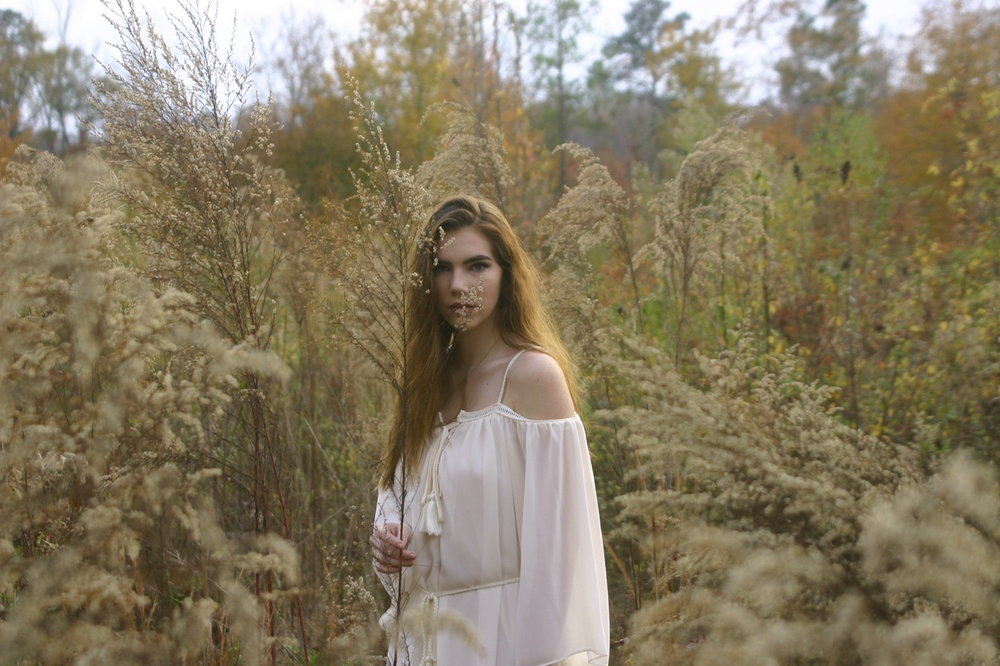
#> input picture Computer Vision Photo/1.jpg, 1000 x 666 px, shrunk from 1400 x 933 before the run, found by its file name
$ jupyter execute 'Лабораторная работа 4 Panov.ipynb'   (shell and % lines are left out)   (older library calls are emulated)
#> lines starting #> are read from the running program, lines starting #| are printed output that depends on the picture
# Лабораторная 4. Пространственная фильтрация

Выполнить улучшение изображения по описанию (Гонсалес п.3.8 или 3.7 (зависит от года издания), кратко в презентации)

[cell 1]
import cv2
from matplotlib import pyplot as plt
import numpy as np
from __future__ import print_function
from ipywidgets import interact, interactive, fixed, interact_manual
import ipywidgets as widgets

# Функция вывода изображения

[cell 2]
def showImage(images, size = 15, colorMap = 'gray'):
    countImages = len(images)
    #size *= countImages
    pic_box = plt.figure(figsize=(size, size * countImages))
    for i, image in enumerate(images):
        pic_box.add_subplot(countImages, 2, i+1)
        plt.imshow(image)
        plt.set_cmap(colorMap)
        plt.subplots_adjust(wspace=0, hspace=0.1)
        plt.axis('off')
    plt.show()

# Загрузка исходного изображения

[cell 3]
imageSrs = cv2.imread("1.jpg")
#> imageSrs is the input picture: shape (666, 1000, 3); mean B, G, R 98.3, 123.3, 134.1

[cell 4]
from ipywidgets import interact, interactive, fixed, interact_manual
import ipywidgets as widgets

# a) Полный снимок скелета, полученный с помощью гамма-лучей

[cell 5]
showImage([imageSrs])
#> in showImage, `countImages = len(images)`: countImages = 1
#> the loop in showImage, `for i, image in enumerate(images):` made 1 pass

# Преобразование исходного в серый цвет

[cell 6]
grayImage = cv2.cvtColor(imageSrs, cv2.COLOR_BGR2GRAY)
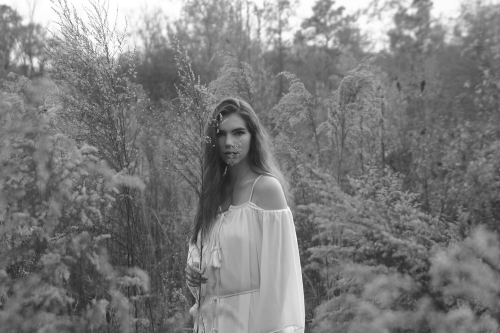
#> grayImage: shape (666, 1000) (shown at 1/2 size); min 22, max 255, mean 123.7

# б) Применение оператора лапласиана к изображению (а) (филтр с помощью ядра)

# Ядро для фильтра

[cell 7]
kernel1 = np.array([[-1, -1, -1],[-1, 8, -1],[-1, -1, -1]])

[cell 8]
filtered = cv2.filter2D(grayImage, 6, kernel1)

# в) Повышение резкости сложением изображений (а) и (б)

[cell 9]
sumGrayAndFiltered = grayImage + filtered

# г) Применение градиентного оператора Собела к изображению (а)

[cell 10]
sobelx = cv2.Sobel(grayImage, cv2.CV_64F, 1, 0)
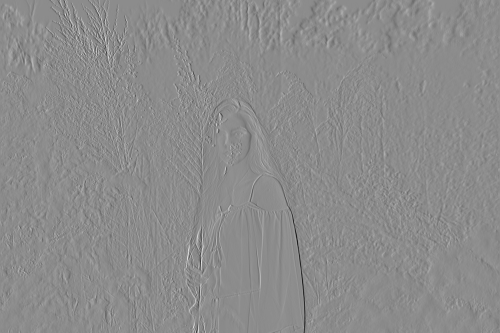
#> sobelx: shape (666, 1000) float64 (shown at 1/2 size); min -784, max 643, mean -0.1; drawn with min black and max white
sobely = cv2.Sobel(grayImage, cv2.CV_64F, 0, 1)

sobelx = cv2.convertScaleAbs(sobelx)
sobely = cv2.convertScaleAbs(sobely)
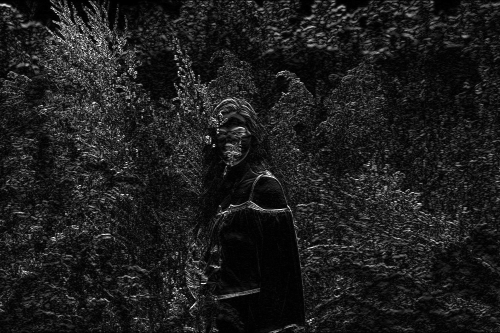
#> sobely: shape (666, 1000) (shown at 1/2 size); min 0, max 255, mean 29.3

sobelxy = cv2.addWeighted(sobelx, 1, sobely, 1, 1)

# д) Изображение (г), сглаженное усредняющим фильтром по окрестности 5×5

[cell 11]
bluredSobel = cv2.blur(sobelxy, (5,5))
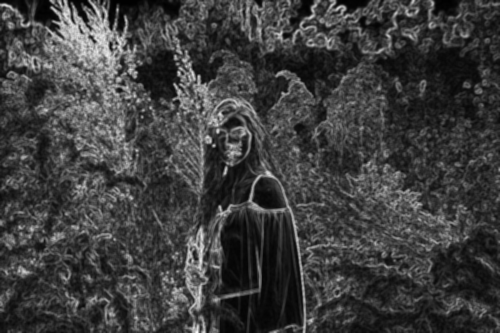
#> bluredSobel: shape (666, 1000) (shown at 1/2 size); min 1, max 250, mean 62.3

# е) Изображение-маска, полученное перемножением изображений (в) и (д)

[cell 12]
mask = sumGrayAndFiltered * bluredSobel
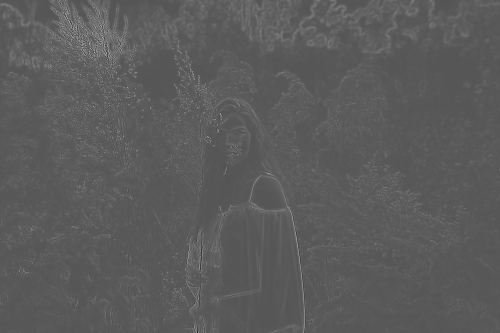
#> mask: shape (666, 1000) float64 (shown at 1/2 size); min -100864, max 200480, mean 7775.4; drawn with min black and max white

# ж) Изображение с повышенной резкостью, полученное сложением изображений (а) и (е)

[cell 13]
hightSharpness = grayImage + mask

# з) Конечный результат, полученный из изображения (ж) градационной коррекцией по степенному закону

[cell 14]
gamma = 0.5
hightSharpness.astype(float)
print(hightSharpness.max())
#| 200697.0
result = np.array(255*(hightSharpness / 255) ** gamma, dtype = 'uint8')
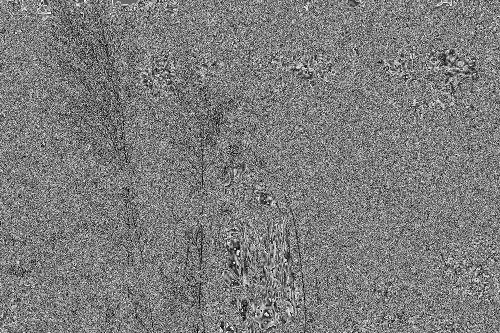
#> result: shape (666, 1000) (shown at 1/2 size); min 0, max 255, mean 124.3

# Вывод изображений

[cell 15]
showImage([imageSrs, filtered, sumGrayAndFiltered, sobelxy, bluredSobel, mask, hightSharpness, result])
#> the loop in showImage (call 2), `for i, image in enumerate(images):` made 8 passes
#> the sliders are set to r = 2

[cell 16]
def transformCircle(r):
#> called with r = 2
    filtered = cv2.filter2D(grayImage, r, kernel1)
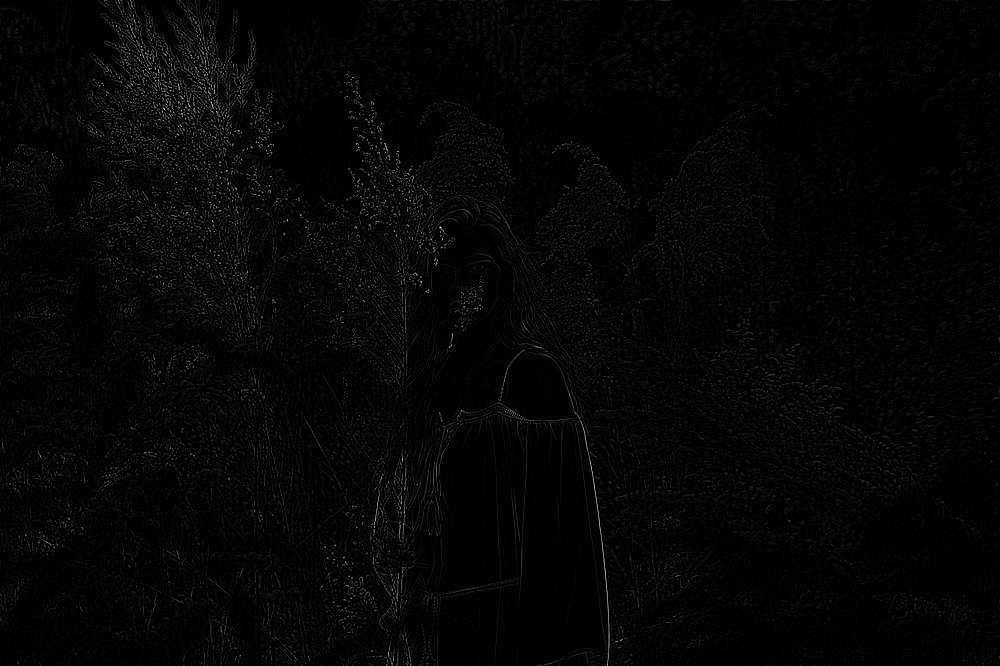
#> filtered: shape (666, 1000) uint16; min 0, max 678, mean 13.1; drawn with min black and max white
    showImage([filtered])

interact(transformCircle, r=(-1, 6))

$ run again, with Computer Vision Photo/2.jpg copied over Computer Vision Photo/1.jpg
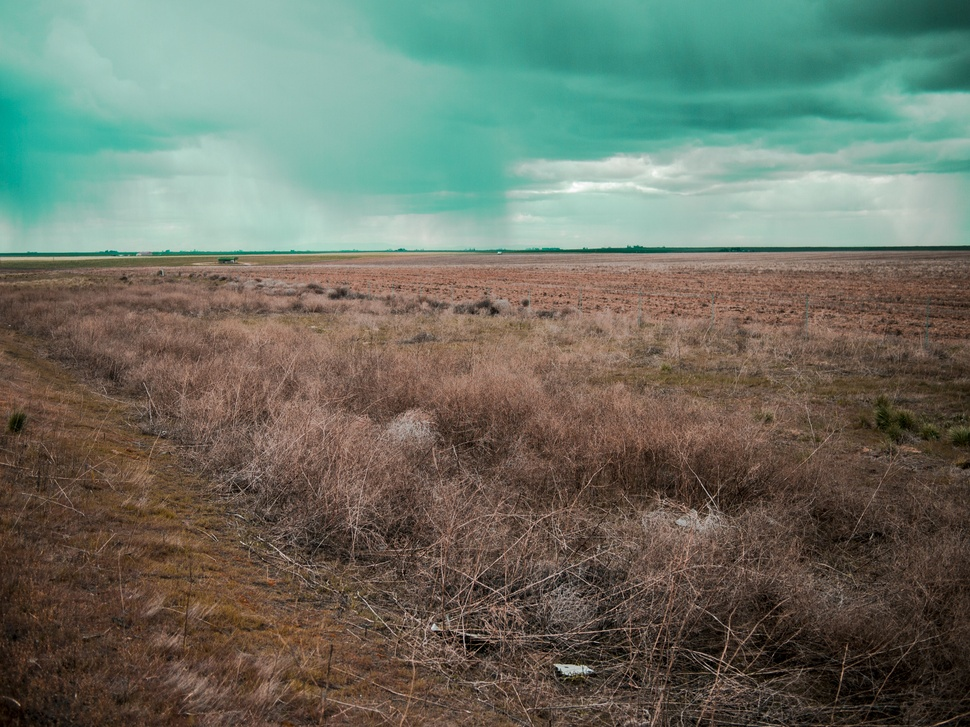
#> input picture Computer Vision Photo/2.jpg, 970 x 727 px, shrunk from 4032 x 3024 before the run, found by its file name
#> imageSrs is the input picture: shape (727, 970, 3); mean B, G, R 100.2, 113.7, 107
#> countImages = 1
#> the loop in showImage, `for i, image in enumerate(images):` made 1 pass
#| 234384.0
#> `result = np.array(255*(hightSharpness / 255) ** gamma, dtype = 'uint8')`:
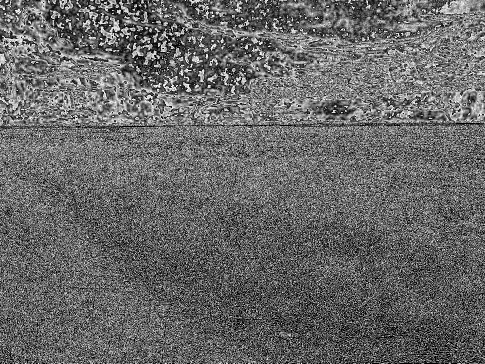
#> result: shape (727, 970) (shown at 1/2 size); min 0, max 255, mean 103.6
#> the loop in showImage (call 2), `for i, image in enumerate(images):` made 8 passes
#> in transformCircle, `filtered = cv2.filter2D(grayImage, r, kernel1)`:
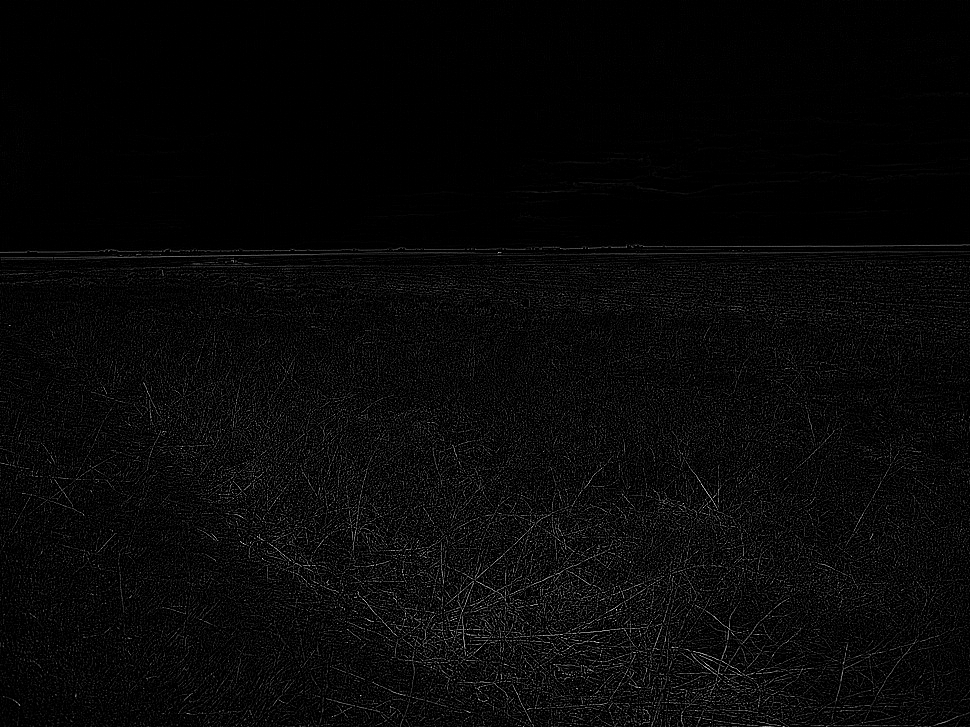
#> filtered: shape (727, 970) uint16; min 0, max 881, mean 28.6; drawn with min black and max white

$ run again, with Computer Vision Photo/3.jpg copied over Computer Vision Photo/1.jpg
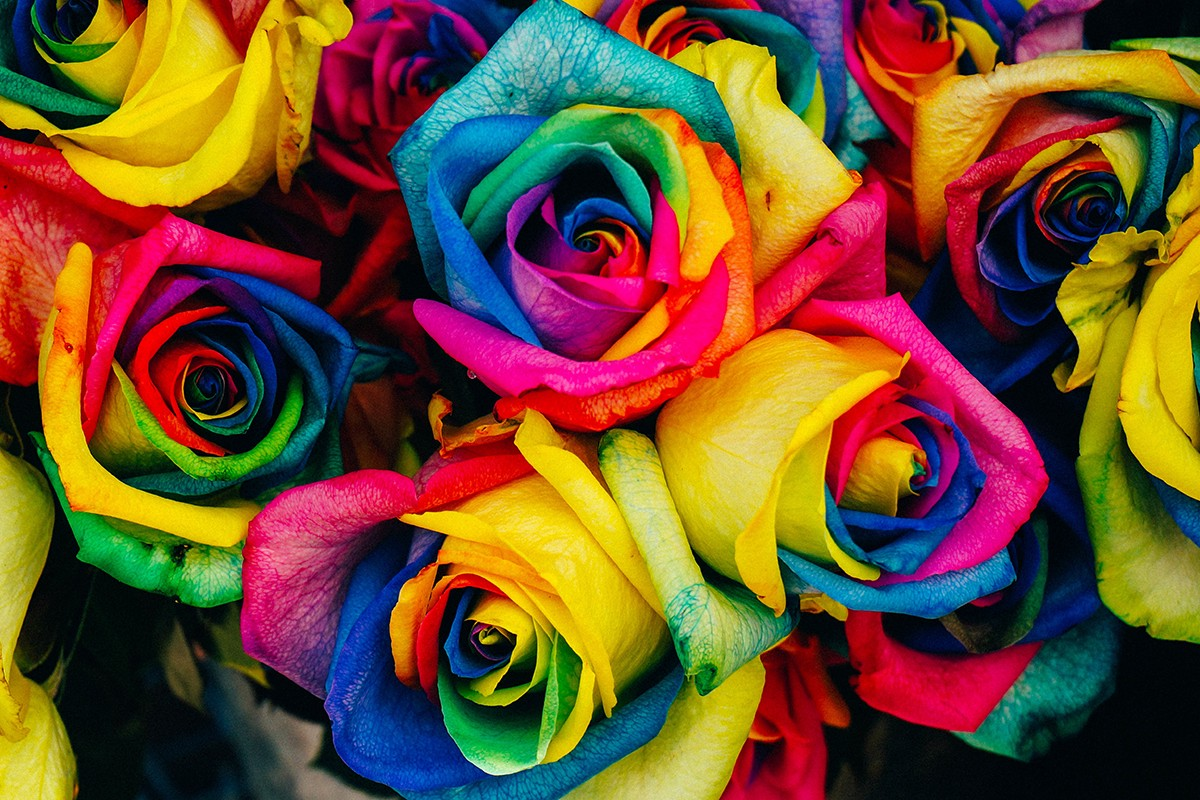
#> input picture Computer Vision Photo/3.jpg, 1200 x 800 px, found by its file name
#> imageSrs is the input picture: shape (800, 1200, 3); mean B, G, R 46.2, 78.8, 112.4
#> countImages = 1
#> the loop in showImage, `for i, image in enumerate(images):` made 1 pass
#| 272008.0
#> `result = np.array(255*(hightSharpness / 255) ** gamma, dtype = 'uint8')`:
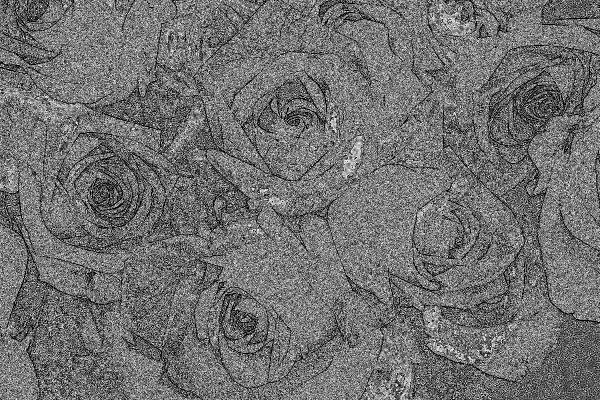
#> result: shape (800, 1200) (shown at 1/2 size); min 0, max 255, mean 112.7
#> the loop in showImage (call 2), `for i, image in enumerate(images):` made 8 passes
#> in transformCircle, `filtered = cv2.filter2D(grayImage, r, kernel1)`:
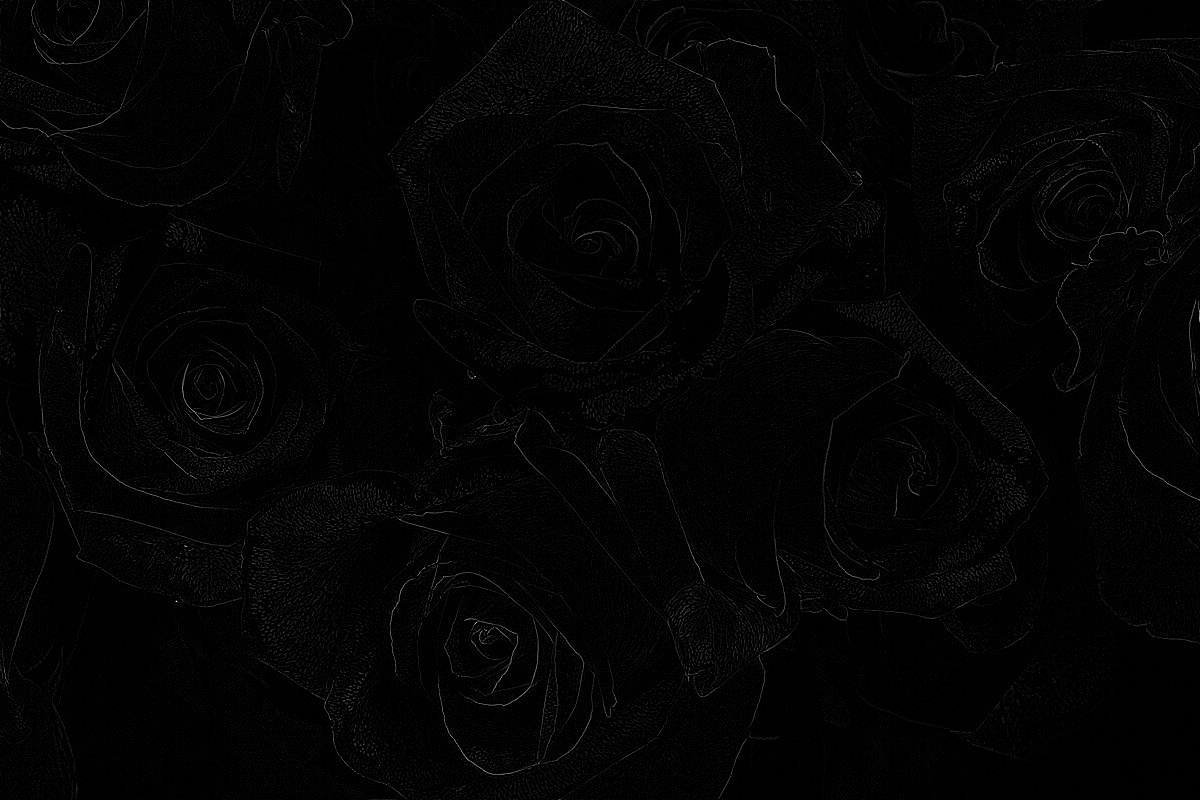
#> filtered: shape (800, 1200) uint16; min 0, max 1151, mean 15.9; drawn with min black and max white
